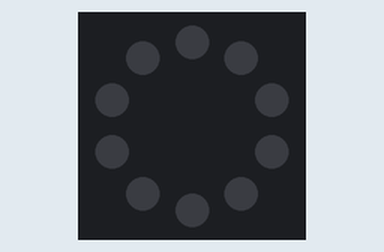
Recording of a program running on a simulated Circuit Playground running CircuitPython. On the bench: the board's ring of 10 RGB LEDs (number 0 left of the top, counting anticlockwise). What the program prints to the serial console is not drawn.

Above: at 0.1 s.
At 5.27 s:
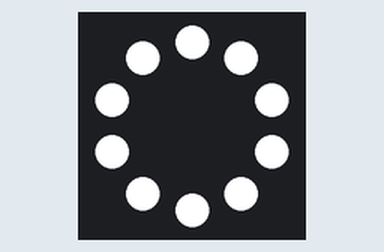

The program:

morse_send.py
```python
# send a message in Morse code with neopixels

import board, analogio, time
from adafruit_circuitplayground import cp

message = "ADVANCED AUTOMATION IS GREAT "
time_dot = 0.01
DASH = 3
SPACE = 7

WHITE  = (255, 255, 255)
RED    = (255,   0,   0)
YELLOW = (255, 150,   0)
GREEN  = (  0, 255,   0)
BLACK  = (  0,   0,   0)

letters = {"A":[1,3],"B":[3,1,1,1],"C":[3,1,3,1],"D":[3,1,1],"E":[1],"F":[3,1,1,1],"G":[3,3,1],"H":[1,1,1,1],"I":[1,1],"J":[1,3,3,3],"K":[3,1,3],"L":[1,3,1,1],"M":[3,3],"N":[3,1],"O":[3,3,3],"P":[1,3,3,1],"Q":[3,3,1,3],"R":[1,3,1],"S":[1,1,1],"T":[3],"U":[1,1,3],"V":[1,1,1,3],"W":[1,3,3],"X":[3,1,1,3],"Y":[3,1,3,3],"Z":[3,3,1,1]}

while True:
    for i in range(len(message)):
        letter = message[i: i+1]
        print(letter, end='')
        try:
            morse = letters[letter]
        except:
            morse = [7]
        print(morse, end='')
        for dots in morse:
            cp.pixels.fill(WHITE)
            stoptime = time.monotonic() + time_dot * dots
            while stoptime > time.monotonic():
                pass
            cp.pixels.fill(BLACK)
            stoptime = time.monotonic() + time_dot * DASH
            while stoptime > time.monotonic():
                pass

        stoptime = time.monotonic() + time_dot *SPACE
        while stoptime > time.monotonic():
            pass
    print(" ")
```

Measured:
- by itself, everything shown: repeats every 5.4 s, in 8 steps
